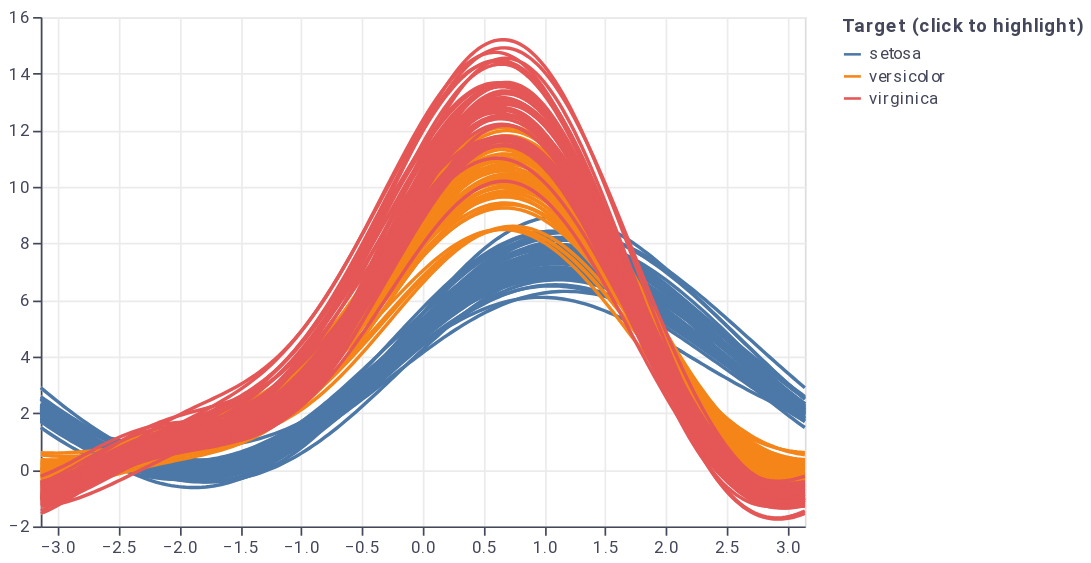

This figure's notebook cell:
### Code cell
andrews_curve(andrews)

### Figure 1 — Vega-Lite specification as saved in the notebook (floating-point values rounded to 4 significant figures; data arrays with more than 128 entries replaced by an {"elided": "..."} marker saying what was removed)
{"config": {"title": {"font": "Roboto", "color": "#44475A"}, "axisX": {"labelFont": "Roboto", "titleFont": "Roboto", "gridColor": "#EBEBEB", "labelColor": "#44475A", "tickColor": "#44475A", "titleColor": "#44475A", "domainColor": "#44475A", "labelAngle": 0}, "axisY": {"labelFont": "Roboto", "titleFont": "Roboto", "gridColor": "#EBEBEB", "labelColor": "#44475A", "tickColor": "#44475A", "titleColor": "#44475A", "domainColor": "#44475A", "titleAngle": 0, "titleAlign": "left", "titleY": -5, "titleX": 0}, "header": {"labelFont": "Roboto", "titleFont": "Roboto", "labelColor": "#44475A", "titleColor": "#44475A"}, "legend": {"labelFont": "Roboto", "titleFont": "Roboto", "labelColor": "#44475A", "titleColor": "#44475A"}, "text": {"color": "#44475A"}, "rule": {"color": "#44475A"}, "background": "#FFFFFF", "view": {"fill": "#FFFFFF"}}, "layer": [{"mark": "line", "encoding": {"color": {"value": "#EBEBEB"}, "detail": {"type": "nominal", "field": "sample"}, "x": {"type": "quantitative", "axis": {"title": null}, "field": "t", "scale": {"nice": false}}, "y": {"type": "quantitative", "axis": {"title": null}, "field": "curve_value"}}, "height": 300, "width": 450}, {"mark": "line", "encoding": {"color": {"condition": {"type": "nominal", "field": "target", "legend": {"title": "Target (click to highlight)"}, "selection": "selector001"}, "value": "transparent"}, "detail": {"type": "nominal", "field": "sample"}, "x": {"type": "quantitative", "axis": {"title": null}, "field": "t", "scale": {"nice": false}}, "y": {"type": "quantitative", "axis": {"title": null}, "field": "curve_value"}}, "height": 300, "selection": {"selector001": {"type": "single", "fields": ["target"], "bind": "legend"}}, "width": 450}], "data": {"name": "data-723da9b652fe2c86e8430275af350717"}, "$schema": "https://vega.github.io/schema/vega-lite/v4.8.1.json", "datasets": {"data-723da9b652fe2c86e8430275af350717": {"elided": "30000 records"}}}
